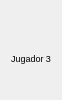
             <widget class="QWidget" name="wd_j3" native="true">
              <property name="sizePolicy">
               <sizepolicy hsizetype="Fixed" vsizetype="Preferred">
                <horstretch>0</horstretch>
                <verstretch>0</verstretch>
               </sizepolicy>
              </property>
              <property name="maximumSize">
               <size>
                <width>60</width>
                <height>16777215</height>
               </size>
              </property>
              <layout class="QVBoxLayout" name="verticalLayout_9">
               <property name="spacing">
                <number>0</number>
               </property>
               <item>
                <layout class="QVBoxLayout" name="ly_j3">
                 <property name="spacing">
                  <number>0</number>
                 </property>
                 <item alignment="Qt::AlignHCenter|Qt::AlignVCenter">
                  <widget class="QLabel" name="icon_j3">
                   <property name="sizePolicy">
                    <sizepolicy hsizetype="Fixed" vsizetype="Fixed">
                     <horstretch>0</horstretch>
                     <verstretch>0</verstretch>
                    </sizepolicy>
                   </property>
                   <property name="maximumSize">
                    <size>
                     <width>30</width>
                     <height>30</height>
                    </size>
                   </property>
                   <property name="text">
                    <string/>
                   </property>
                   <property name="pixmap">
                    <pixmap>../OneDrive/Escritorio/TF_POO_LOS_8_ESCALONES/vista/img/icono_verde.png</pixmap>
                   </property>
                   <property name="scaledContents">
                    <bool>true</bool>
                   </property>
                  </widget>
                 </item>
                 <item alignment="Qt::AlignHCenter|Qt::AlignVCenter">
                  <widget class="QLabel" name="nombre_j3">
                   <property name="maximumSize">
                    <size>
                     <width>16777215</width>
                     <height>14</height>
                    </size>
                   </property>
                   <property name="font">
                    <font>
                     <pointsize>7</pointsize>
                    </font>
                   </property>
                   <property name="text">
                    <string>Jugador 3</string>
                   </property>
                  </widget>
                 </item>
                 <item>
                  <layout class="QHBoxLayout" name="ly_rondas_j3">
                   <item>
                    <widget class="QLabel" name="r1_j3">
                     <property name="sizePolicy">
                      <sizepolicy hsizetype="Fixed" vsizetype="Fixed">
                       <horstretch>0</horstretch>
                       <verstretch>0</verstretch>
                      </sizepolicy>
                     </property>
                     <property name="maximumSize">
                      <size>
                       <width>15</width>
                       <height>15</height>
                      </size>
                     </property>
                     <property name="text">
                      <string/>
                     </property>
                     <property name="pixmap">
                      <pixmap>../OneDrive/Escritorio/TF_POO_LOS_8_ESCALONES/vista/img/vacio.png</pixmap>
                     </property>
                     <property name="scaledContents">
                      <bool>true</bool>
                     </property>
                    </widget>
                   </item>
                   <item>
                    <widget class="QLabel" name="r2_j3">
                     <property name="sizePolicy">
                      <sizepolicy hsizetype="Fixed" vsizetype="Fixed">
                       <horstretch>0</horstretch>
                       <verstretch>0</verstretch>
                      </sizepolicy>
                     </property>
                     <property name="maximumSize">
                      <size>
                       <width>15</width>
                       <height>15</height>
                      </size>
                     </property>
                     <property name="text">
                      <string/>
                     </property>
                     <property name="pixmap">
                      <pixmap>../OneDrive/Escritorio/TF_POO_LOS_8_ESCALONES/vista/img/vacio.png</pixmap>
                     </property>
                     <property name="scaledContents">
                      <bool>true</bool>
                     </property>
                    </widget>
                   </item>
                  </layout>
                 </item>
                </layout>
               </item>
              </layout>
             </widget>
